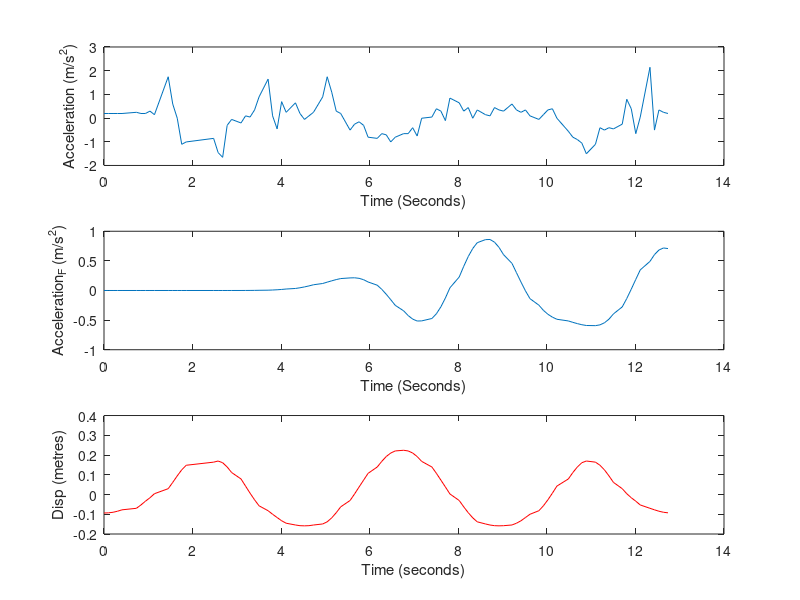
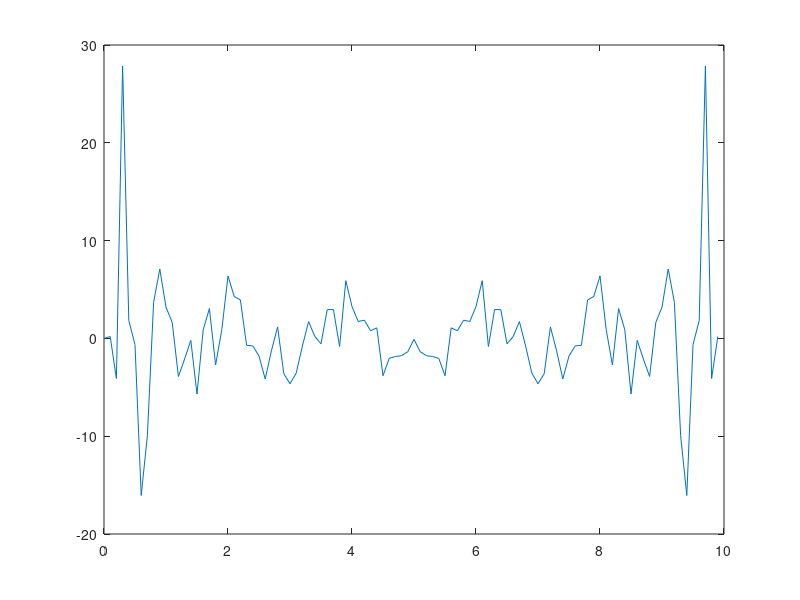

MATLAB code to generate these figures, in order:
clear all
close all
clc

% acc = [10 10 10 10 9.95 9 9.3 9.8 9.8 9.7 10 9.95 10.35 10.55 10.15 10.05 10.75 11.05 11.05 11 10.5 10.75 10.65 11.15 10.4 9.7 10 9.9 10 9.9 9.9 9.75 9.95 9.95 9.95 9.65 9.55 9.25 9.2 9.5 9.85 10.3 10.55 10.15 10.55 10.6 10.75 10.4 10.45 10.95 11.35 11.15 10.55 11 10.4 9.55 9.8 9.6 9.55 9.55 9.7 9.85 9.95 10 9.55 9.95 9.95 9.6 9.05 8.9 9.55 9.75 9.95 10.3 10.45 11 11 11.05 11.15 11.4 11.15 10.85 11.15 10.25 10.2 9.65 9.25 9.65 9.6 9.8 8.6 9.9 9.95 10 9.95 9.95 9.95 10 9.95 10]
acc = [9.8 9.8 9.8 9.8 9.8 9.75 9.8 9.8 9.7 9.85 8.25 9.4 10 11.1 11 10.85 11.45 11.65 10.3 10.05 10.2 9.9 9.95 9.65 9.1 8.35 9.9 10.45 9.3 9.75 9.35 9.8 10.05 9.9 9.75 9.1 8.25 8.9 9.7 9.8 10.5 10.25 10.15 10.3 10.8 10.85 10.65 10.7 11 10.8 10.65 10.65 10.4 10.75 10 9.95 9.6 9.7 10.1 9.15 9.35 9.7 9.55 10 9.65 9.85 9.9 9.55 9.65 9.7 9.4 9.65 9.75 9.65 9.9 10.05 9.85 9.65 9.6 10 10.55 10.8 10.9 11.05 11.5 11.1 10.4 10.5 10.4 10.45 10.25 9.2 9.6 10.65 9.95 7.85 10.5 9.65 9.75 9.8]
acc_m = mean(acc, "all");
acc = acc - acc_m;
acc = -1*acc;

% time = [13.097 13.199 13.301 13.402 13.504 14.147 14.249 14.351 14.453 14.555 14.731 14.833 14.935 15.036 15.138 15.518 15.62 15.722 15.824 15.925 16.121 16.223 16.325 16.427 16.529 17.536 17.638 17.74 17.841 17.943 18.095 18.197 18.299 18.4 18.502 18.654 18.756 18.858 18.96 19.062 19.414 19.516 19.618 19.72 19.822 19.99 20.092 20.194 20.296 20.398 20.574 20.676 20.778 20.879 20.981 21.158 21.26 21.362 21.464 21.566 21.742 21.844 21.945 22.047 22.149 22.362 22.464 22.566 22.668 22.769 22.947 23.049 23.15 23.252 23.356 23.534 23.635 23.737 23.839 23.941 24.141 24.243 24.345 24.447 24.548 24.761 24.863 24.964 25.066 25.168 25.371 25.473 25.575 25.677 25.778 25.978 26.079 26.181 26.283 26.385]
time = [14.773 14.875 14.977 15.078 15.18 15.505 15.607 15.709 15.811 15.912 16.223 16.325 16.427 16.528 16.63 17.248 17.35 17.452 17.554 17.655 17.867 17.969 18.071 18.173 18.274 18.478 18.58 18.682 18.784 18.886 19.096 19.198 19.3 19.401 19.503 19.711 19.813 19.915 20.017 20.118 20.329 20.431 20.533 20.635 20.736 20.943 21.045 21.146 21.248 21.35 21.538 21.641 21.743 21.844 21.946 22.177 22.279 22.38 22.482 22.584 22.794 22.896 22.998 23.1 23.201 23.387 23.489 23.591 23.693 23.795 23.985 24.087 24.189 24.29 24.392 24.593 24.695 24.796 24.898 25 25.258 25.36 25.462 25.563 25.665 25.87 25.972 26.073 26.175 26.277 26.475 26.577 26.679 26.781 26.882 27.101 27.203 27.304 27.406 27.508];
%time = [0.2:0.2:length(acc)/5];
%time_m = mean(time, "all")
%time = time - time_m
time = time - time(1)

figure(1)
subplot(3,1,1);
plot(time,acc);
ylabel("Acceleration (m/s^2)");
xlabel("Time (Seconds)");

fs = 10;
fc = .6;
order = 20;
L = length(time);

% acc = detrend(acc);

[B,A] = butter(order,fc/(fs/2),'low');
a_filtr = filter(B,A,acc);

figure(1)
subplot(3,1,2);
plot(time,a_filtr);
ylabel("Acceleration_F (m/s^2)");
xlabel("Time (Seconds)");

% OMEGA ARITHMETICS
f = fs*(0:L-1)/L; %%frequency
Y = real(fft(acc)); %%%performing FFT

figure(2)
plot(f,Y)

for i = 1 : L %%filtering out low values in freq domain
     if f(i) ~= 0 && f(i)<fs/2;
         Y(i) = -2*(Y(i)/(2*pi*f(i))^2);
     else  
         Y(i) = 0;
     end
end

 d_oa = real(ifft(Y));
%   for i = 1 : L
%       if(d_oa(i) < 0)
%           d_oa(i) = 0
%       end
%   end

figure(1)
subplot(3,1,3);
plot(time,d_oa,'r')
ylabel("Disp (metres)");
xlabel("Time (seconds)");